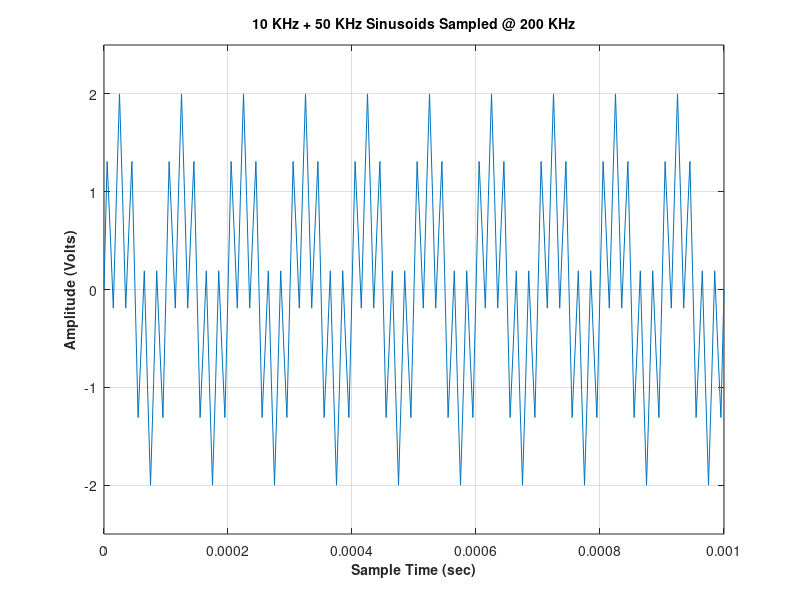
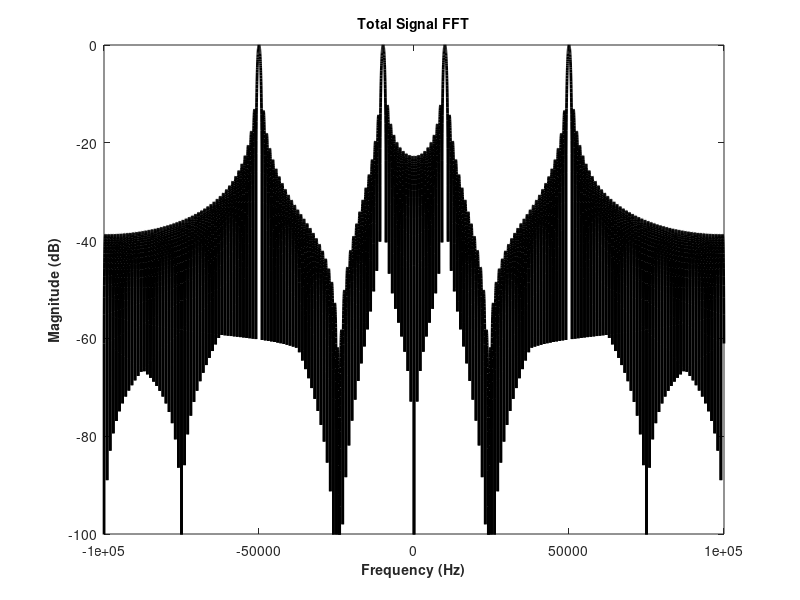

MATLAB code for these plots, in order: (Note: this script raises an error after producing the figures.)
% Jeremy Hong
% 4/22/2015
% Wright State University
%
% ©2015 Hong's Electronics/Jeremy K Hong
%                               _       
%   /\  /\  ___   _ __    __ _ ( ) ___  
%  / /_/ / / _ \ | '_ \  / _` ||/ / __| 
% / __  / | (_) || | | || (_| |   \__ \ 
% \/ /_/   \___/ |_| |_| \__, |   |___/ 
%                        |___/     
%  _____  _              _                        _            
% |  ___|| |            | |                      (_)           
% | |__  | |  ___   ___ | |_  _ __   ___   _ __   _   ___  ___ 
% |  __| | | / _ \ / __|| __|| '__| / _ \ | '_ \ | | / __|/ __|
% | |___ | ||  __/| (__ | |_ | |   | (_) || | | || || (__ \__ \
% \____/ |_| \___| \___| \__||_|    \___/ |_| |_||_| \___||___/
%                                                             
% ©2015 Sierra Nevada Corporation
%    _____   _   _    _____ 
%   / ____| | \ | |  / ____|
%  | (___   |  \| | | |     
%   \___ \  | . ` | | |     
%   ____) | | |\  | | |____ 
%  |_____/  |_| \_|  \_____|
%
% Copyright notice & terms of use available at:
% https://github.com/hongselectronics/EE4000/blob/master/LICENSE.md
% View code revision history here:
% https://github.com/hongselectronics/EE4000/blob/master/Final_Exam.m
%
% Linear Systems II Final Exam: MATLAB Take Home Portion
% EE4000-01
% Spring 2015
%%%%%%%%%%%%%%%%%%%%%%%%%%%%%%%%%%%%%%%%%%%%%%%%%%%%%%%%%%%%%%%%%%%%%%%%%%
%%
% Main problem definition: A signal generator puts out two sinusoids of 
% equal amplitude, one at 10 KHz and the other at 50 KHz. The signal is 
% sampled with an A/D operating at 200 KHz and collects data for 1 ms.
%
% Definition and Precalculations:
% We have an Analog Devices A/D converter that operates at 200 KHz and 
% runs for 1 ms
fs = 200000;
%Calculate sample frequency
ts = 1/fs;
% time
t = 0:ts:.001;
% Define frequencies and sinusoids
% Our Tektronix signal generator outputs a signal at 10 KHz
Tek = 10000;
s1 = sin(2*pi*Tek*t);
% Our HP/Agilent/Keysight signal generator outputs a signal at 50 KHz
Key = 50000;
s2 = sin(2*pi*Key*t);
%%
% Problem 1 [10 points] Create a total signal in the time domain from the 
% two sinusoids and plot the real-valued signal. Make sure that ALL axes 
% have proper values, limits and labels.
%
% total signal in time domain
s_t = s1 + s2;
% Plot signal in time domain
figure(1)
plot(t,s_t)
grid on
axis([0 .001 -2.5 2.5])
xlabel('Sample Time (sec)','fontweight','bold','fontsize',10)
% Since this is a signal generator we can assume that the y label is volts
ylabel('Amplitude (Volts)','fontweight','bold','fontsize',10)
title('10 KHz + 50 KHz Sinusoids Sampled @ 200 KHz','fontweight','bold','fontsize',10)


% 
%%
% Problem 2: [10 points] Compute the frequency domain of the total signal 
% using an 8192 FFT and plot your normalized magnitude as 20*log10(abs(…)) 
% Make sure that ALL axes have proper values, limits and labels.
%
nifft=8192;
fd=fftshift(fft(s_t,nifft));
fd=fd/max(fd);
xaxis=-fs/2:fs/nifft:fs/2-fs/nifft;
figure(2)
plot(xaxis,20*log10(abs(fd)),'k','linewidth',2)
xlabel('Frequency (Hz)','fontweight','bold','fontsize',10)
ylabel('Magnitude (dB)','fontweight','bold','fontsize',10)
title('Total Signal FFT','fontweight','bold','fontsize',10)
axis([-100000 100000 -100 0])

%%
% Problem 3: [20 points] Create an FIR lowpass filter with a cutoff of 
% 20 KHz and keeps only the 10 KHz signal. Make sure that the first filter 
% sidelobe is at least 40 dB down. Plot the normalized filter magnitude as 
% 20*log10(abs(…)) and on a separate plot show the unwrapped phase in
% degrees. Make sure that ALL axes have proper values, limits and labels.
% Remember that the unwrap command has input and output in radians.
%
% Use Chizever's MakeFIR function
% MakeFIR(FilterType, taps, Cutoff, nifft, TwoSided, WinType, WinParm)

% MakeFIR(lowpass, taps, Cutoff, nifft, TwoSided, WinType, WinParm)
MakeFIR(FilterType, taps, Cutoff, nifft, TwoSided, WinType, WinParm)
%%
% Problem 4: [15 points] Apply your FIR filter in the frequency domain and
% plot the magnitude of your results as 20*log10(abs(…)). Make sure that 
% ALL axes have proper values, limits and labels.
%
%%
% Problem 5: [20 points] Create an IIR lowpass filter with a cutoff of 
% 20 KHz (transition frequency 25 KHz) and keeps only the 10 KHz signal. 
% Make sure that the first filter sidelobe is at least 40 dB down. Plot 
% the normalized filter magnitude as 20*log10(abs(…)) and on a separate 
% plot show the unwrapped phase in degrees. Make sure that ALL axes have 
% proper values, limits and labels. Remember that the unwrap command has 
% input and output in radians.
%
%%
% Problem 6: [15 points] Apply your IIR filter in the frequency domain and 
% plot the magnitude of your results as 20*log10(abs(…)). Make sure that
% ALL axes have proper values, limits and labels.
%
%%
% Problem 7: [10 points] On a separate figure plot the results of applying 
% your FIR and IIR filters on the same axes in the frequency domain. Use 
% black for the FIR and red for the IIR. Plot the magnitude as 
% 20*log10(abs(…)) and on a separate figure show the phase. 
% Make sure that ALL axes have proper values, limits and labels.
%



